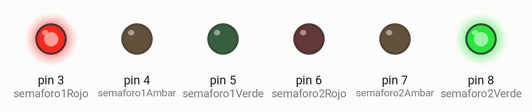
Simulated run of this sketch. Board: Arduino Uno, built with avr-gcc and run on an emulated ATmega328P. Parts: output pins drawn as LEDs (lit = HIGH).

Above: at 0.1 s.
At 3.1 s:
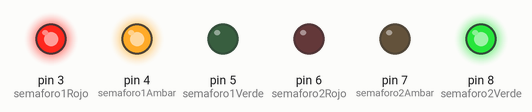
At 7.6 s:
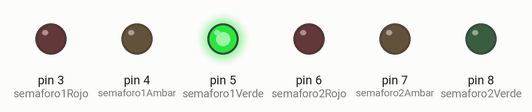
At 16.1 s:
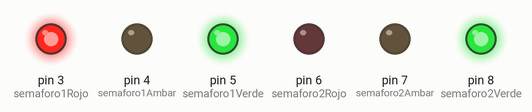
At 27.1 s:
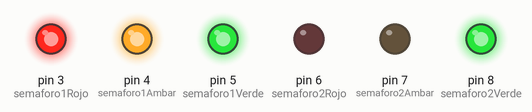
At 36.1 s:
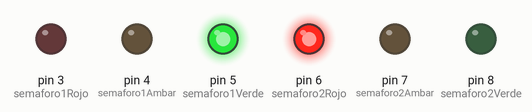
Timing chart, 0 to 40.0 s (numbered marks = the images above):
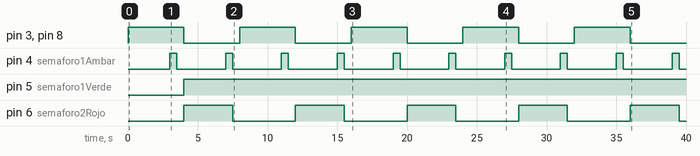

The sketch:

3er_ejercicio.ino
```cpp
int semaforo1Rojo = 3;
int semaforo1Ambar = 4;
int semaforo1Verde = 5;
int semaforo2Rojo = 6;
int semaforo2Ambar = 7;
int semaforo2Verde = 8;

void setup() {
  pinMode(semaforo1Rojo, OUTPUT);
  pinMode(semaforo1Ambar, OUTPUT);
  pinMode(semaforo1Verde, OUTPUT);
  pinMode(semaforo2Rojo, OUTPUT);
  pinMode(semaforo2Ambar, OUTPUT);
  pinMode(semaforo2Verde, OUTPUT);
}

void loop() {
  // Rojo 1 - Verde 2 durante 3 segundos
  digitalWrite(semaforo1Rojo, HIGH);
  digitalWrite(semaforo2Verde, HIGH);
  delay(3000);

  // Rojo 1 - Amarillo 2 (parpadea) durante 500 ms
  digitalWrite(semaforo1Ambar, HIGH);
  delay(500);
  digitalWrite(semaforo1Ambar, LOW);
  delay(500);

  // Verde 1 - Rojo 2 durante 3 segundos
  digitalWrite(semaforo1Rojo, LOW);
  digitalWrite(semaforo1Verde, HIGH);
  digitalWrite(semaforo2Verde, LOW);
  digitalWrite(semaforo2Rojo, HIGH);
  delay(3000);

  // Amarillo 1 (parpadea) - Rojo 2 durante 500 ms
  digitalWrite(semaforo1Ambar, HIGH);
  delay(500);
  digitalWrite(semaforo1Ambar, LOW);
  digitalWrite(semaforo2Rojo, LOW);
  delay(500);
}
```

Measured:
- by itself, pin 3 (semaforo1Rojo), pin 8 (semaforo2Verde): alternates HIGH for 4.0 s and LOW for 4.0 s
- by itself, pin 4 (semaforo1Ambar): alternates HIGH for 0.50 s and LOW for 3.5 s
- by itself, pin 5 (semaforo1Verde): LOW → HIGH at 4.0 s
- by itself, pin 6 (semaforo2Rojo): alternates HIGH for 3.5 s and LOW for 4.5 s
